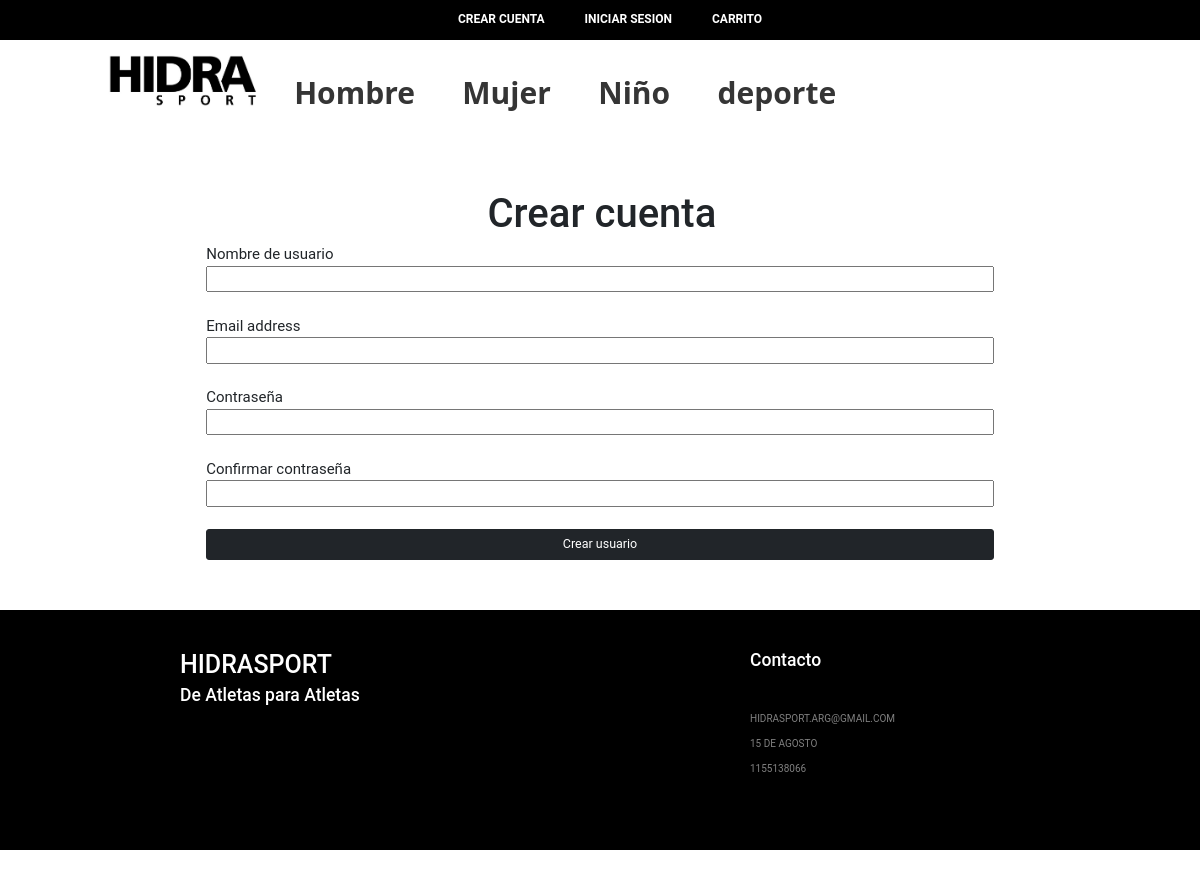
Screenshot of /register/ with the database file from the repository.
### store/models.py (models this page shows, shortened)
class Categorias(models.Model):
    nombre = models.CharField(max_length=20)
    destacada = models.BooleanField(default=False)
    imagen = models.ImageField(upload_to='images/')

### register/views.py (the view)
# urls.py: path('register/', V.register, name="register"),
def register(request):
    destacadas=Categorias.objects.filter(destacada=True)
    form = CreateUserForm()
    if request.method == "POST":
        form = CreateUserForm(request.POST)
        if form.is_valid():
            new_user = form.save()
            new_user = authenticate(username=form.cleaned_data['username'],
                                    password=form.cleaned_data['password1'],
                                    )
            login(request, new_user)
            return redirect("index")
    else:
        form = CreateUserForm()
    context = {
        "form":form,
        'destacadas':destacadas}
    return render(request, 'register/register.html', context)

### register/forms.py (shortened to what this page needs)
class CreateUserForm(UserCreationForm):
    class Meta:
        model = User
        fields = ['username', 'email', 'password1', 'password2']

### cart/context_processor.py (called while the page is built)
def cart_total_amount(request):
	if request.user.is_authenticated:
		cart = Cart(request)
		total_bill = 0.0
		for key,value in request.session['cart'].items():
			total_bill = total_bill + (float(value['price']) * value['quantity'])
		return {'cart_total_amount' : total_bill}
	else:
		return {'cart_total_amount' : 0}

### register/templates/register/register.html (shortened to what this page needs)
{% extends 'base.html' %}
{% load crispy_forms_tags %}
{% block page_content %}
<div class="container creation-form">
    <h1>Crear cuenta</h1>
    <form method="post" action="">
        <label for="{{form.username.label}}">Nombre de usuario</label><br>
        {{form.username}}<br><br>
        <label for="{{form.email.label}}">{{form.email.label}}</label><br>
        {{form.email}}<br><br>
        <label for="{{form.password1.label}}">Contraseña</label><br>
        {{form.password1}}<br><br>
        <label for="{{form.password2.label}}">Confirmar contraseña</label><br>
        {{form.password2}}<br><br>
        <input type="submit" value="Crear usuario" name="Crear usuario" class="btn btn-dark btn-lg btn-block">
    </form>
</div>
{% endblock %}

### hidrasport/templates/base.html (shortened to what this page needs)
{% load static %}
<head>
    <link rel="stylesheet" href="https://cdnjs.cloudflare.com/ajax/libs/font-awesome/4.7.0/css/font-awesome.min.css">
    <link href="https://cdn.jsdelivr.net/npm/bootstrap@5.0.0-beta3/dist/css/bootstrap.min.css" rel="stylesheet">
    <link href="//netdna.bootstrapcdn.com/font-awesome/3.2.1/css/font-awesome.css" rel="stylesheet">
    <link rel="stylesheet" href="{% static 'style.css' %}">
    <link rel="stylesheet" href="{% static 'navStyle.css' %}">
</head>
<section class="top-line">
    <div class="container-top-line ">
        <ul class="top-list d-flex justify-content-center">
            {% if user.is_authenticated %}
            <li class="top-item">
                Bienvenido {{user.username}}
            </li>
            <li class="top-item"><a href="/logout/">Salir</a></li>
            {% else %}
            <li class="top-item"><a href="/register">Crear Cuenta</a></li>
            <li class="top-item"><a href="/login/">Iniciar sesion</a></li>
            {% endif %}
            <li class="top-item"><a href="/cart_detail/">carrito</a></li>
        </ul>
    </div>
</section>
<nav id="nav-desktop" class="nav-desktop d-flex justify-content-center">
    <div class="nav-bar col-sm-10 row">
        <div class="col-sm-3 col-xl-2"><a href="/"><img src="{% static 'logo.jpeg' %}" class="logo" alt=""></a></div>
        <ul class="col-sm-9 col-xl-8 menu">
            {% for cat in destacadas %}
            <li><a href="/productos/{{cat.nombre}}">{{cat.nombre}}</a>
            </li>
            {% endfor %}
        </ul>
        <div class="col-sm-2" id="search-basket">
        </div>
    </div>
</nav>
{% block page_content %}
{% endblock %}
<section class="footer">
    <div class="container">
        <div class="row d-flex justify-content-center">
            <div class="col-sm-3">
                <h1>HIDRASPORT</h1>
                <h2>De Atletas para Atletas</h2>
                <div class="row social">
                    <div class="social-icon">
                    </div>
                    <div class="social-icon">
                    </div>
                    <div class="social-icon">
                    </div>
                </div>
            </div>
            <div class="col-sm-3"></div>
            <div class="col-sm-3">
                <h2> Contacto</h2>
                <p>HIDRASPORT.ARG@GMAIL.COM</p>
                <p>15 DE AGOSTO</p>
                <p>1155138066</p>
            </div>
        </div>
    </div>
</section>

### static/style.css (style rules this page uses)
.top-item a { text-decoration: none; color: white; }
ul { list-style: none; }
p { font-size: 1.6rem; }
img { width: 100%; max-width: 100%; height: auto; }
section { padding: 0 0; }
.creation-form { font-size: 1.5rem; margin: 5rem auto; }
.creation-form h1 { font-size: 4rem; margin-left: 40%; }
.creation-form form { margin: auto; width: 70%; }
.creation-form input { width: 100%; }
.footer { width: 100%; font-size: 1rem; color: white; background-color: black; height: 15vh; padding-top: 4rem; min-height: 30vh; }
.footer h2 { font-size: 1.75rem; margin-bottom: 4rem; }
.footer p { font-size: 1rem; }
.social { margin-left: 1rem; }
.social-icon { margin-left: 1rem; margin-top: 3rem; }
.footer p { color: grey; }

### static/navStyle.css (style rules this page uses)
a { text-decoration: none; }
.top-line { position: relative; color: white; width: 100%; height: 4rem; z-index: 2; background-color: black; font-size: 1.2rem; font-weight: bold; text-transform: uppercase; vertical-align: middle; text-align: center; }
.top-list { padding-top: 1rem; }
.top-item { margin: 0rem 2rem; }
nav { background-color: white; font-size: 3rem; z-index: 1; }
.nav-bar { margin-top: 1.5rem; }
nav ul { list-style: none; }
.menu > li { display: inline-block; }
.menu > li > a { display: block; padding: 15px 20px; color: #353535; font-weight: 700; font-family: 'univers', 'open sans'; text-decoration: none; }

### rows the page displays
Categorias: nombre "Hombre"
Categorias: nombre "Mujer"
Categorias: nombre "Niño"
Categorias: nombre "deporte"
